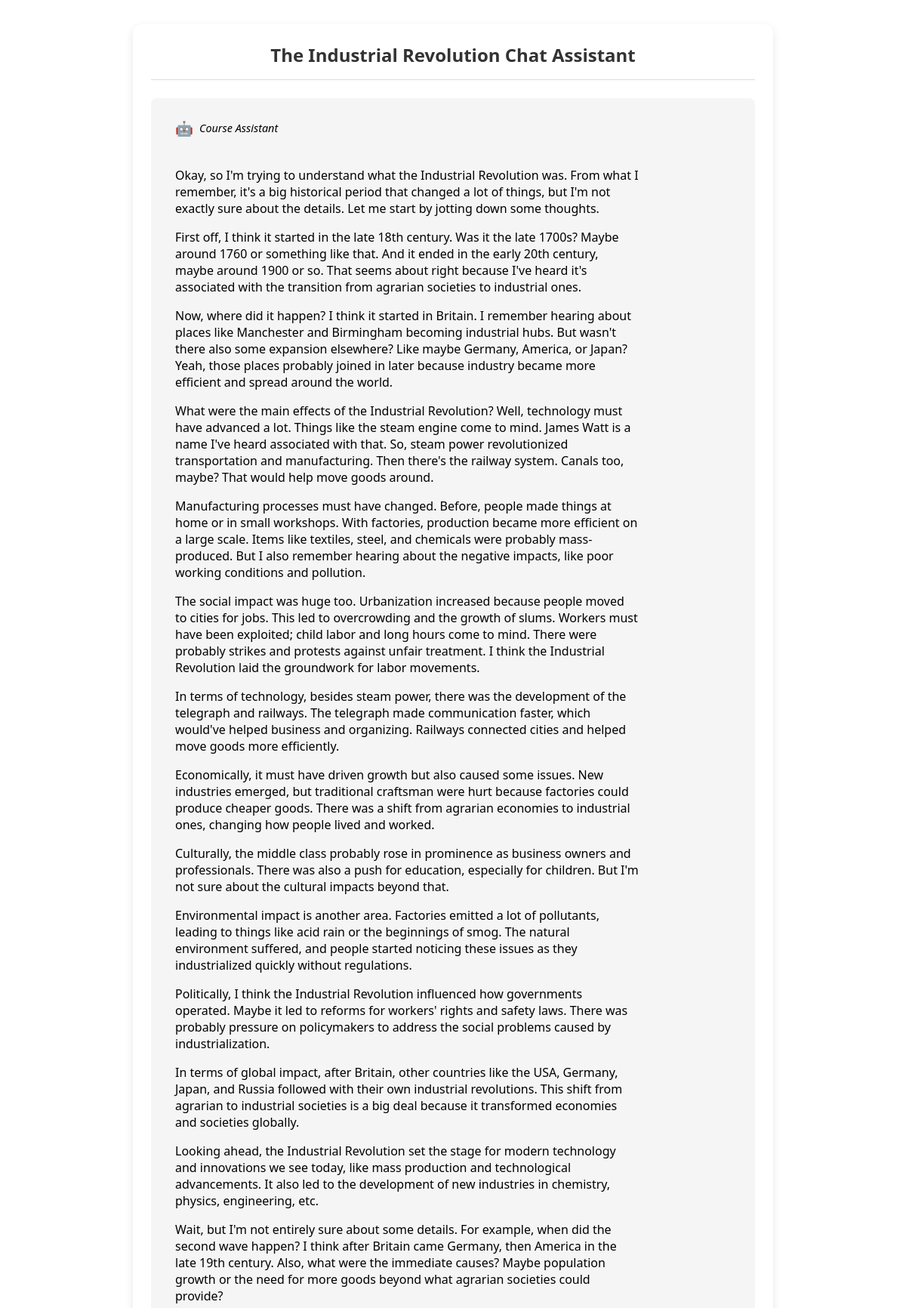
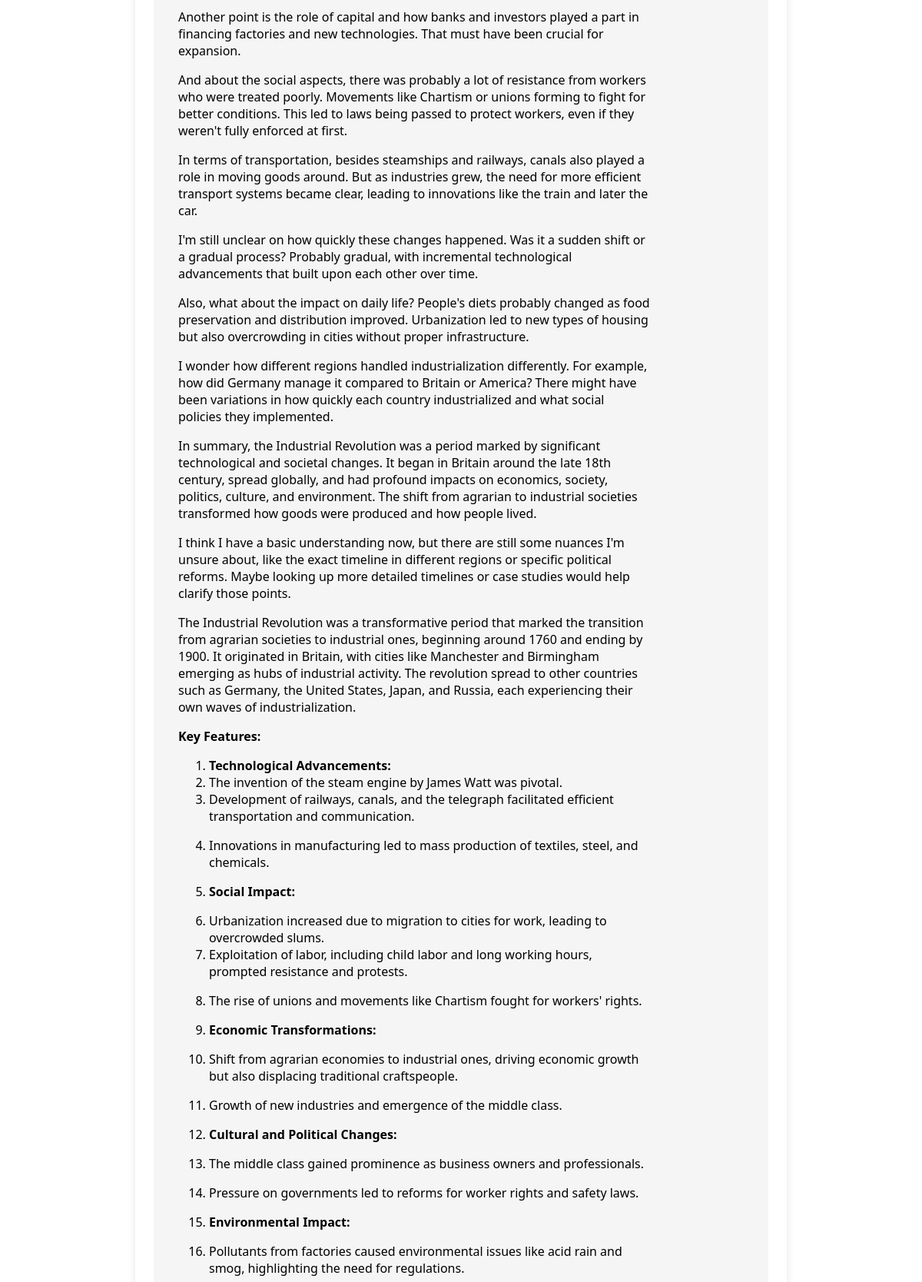
The app's page /chat/course/3/ (signed in, upper part) with its own data (2 pictures, top to bottom).
### core/models.py (models this page shows, shortened)
class Course(models.Model):
    title = models.CharField(max_length=200)
    code = models.CharField(max_length=20, unique=True)
    professor = models.ForeignKey(settings.AUTH_USER_MODEL, on_delete=models.CASCADE)
    created_at = models.DateTimeField(auto_now_add=True)

### chat/models.py (models this page shows, shortened)
class ChatMessage(models.Model):
    user = models.ForeignKey(settings.AUTH_USER_MODEL, on_delete=models.CASCADE)
    course = models.ForeignKey(Course, on_delete=models.CASCADE)
    message = models.TextField()
    response = models.TextField()
    timestamp = models.DateTimeField(auto_now_add=True)
    is_ai_response = models.BooleanField(default=False)

### chat/views.py (the view, shortened to what this page needs)
# urls.py: path('course/<int:course_id>/', CourseChatView.as_view(), name='course-chat'),
@method_decorator(login_required, name='dispatch')
@method_decorator(user_passes_test(lambda u: u.groups.filter(name='Students').exists()), name='dispatch')
class CourseChatView(CreateView, ListView):
    model = ChatMessage
    template_name = 'chat/chat_interface.html'
    form_class = ChatMessageForm
    context_object_name = 'messages'
    def get_queryset(self):
        course_id = self.kwargs['course_id']
        return ChatMessage.objects.filter(
            course_id=course_id,
            user=self.request.user
        ).order_by('timestamp')
    def get_context_data(self, **kwargs):
        context = super().get_context_data(**kwargs)
        context['course'] = Course.objects.get(id=self.kwargs['course_id'])
        return context

### chat/templates/chat/chat_interface.html (shortened to what this page needs)
<div class="chat-container">
    <header class="chat-header">
        <h2>{{ course.title }} Chat Assistant</h2>
    </header>
    <div class="chat-history" id="chat-history">
        {% for message in messages %}
            <div class="message {% if message.is_ai_response %}ai-message{% else %}user-message{% endif %}">
                <div class="message-content">
                    {% if not message.is_ai_response %}
                        <div class="message-header">
                            <span class="user-avatar">👤</span>
                            <strong>You</strong>
                        </div>
                        <div class="user-text">
                            {{ message.message|linebreaksbr }}
                        </div>
                    {% else %}
                        <div class="message-header">
                            <span class="ai-avatar">🤖</span>
                            <em>Course Assistant</em>
                        </div>
                        <div class="markdown-content">
                            {{ message.response|safe }}
                        </div>
                    {% endif %}
                </div>
            </div>
        {% empty %}
            <div class="empty-state">
                <p>No messages yet. Ask your first question!</p>
            </div>
        {% endfor %}
    </div>
</div>

### chat/templates/chat/chat_interface.html (style rules this page uses)
.chat-container { max-width: 800px; margin: 2rem auto; padding: 1.5rem; border-radius: 12px; background: var(--background, #ffffff); box-shadow: 0 4px 12px rgba(0, 0, 0, 0.1); font-family: 'Segoe UI', Roboto, -apple-system, sans-serif; display: flex; flex-direction: column; height: 90vh; }
.chat-header { text-align: center; margin-bottom: 1.5rem; padding-bottom: 1rem; border-bottom: 1px solid var(--border-color); }
.chat-header h2 { color: var(--text-color); margin: 0; font-size: 1.5rem; }
.chat-history { flex: 1; overflow-y: auto; padding: 1rem; margin-bottom: 1.5rem; background: var(--ai-bubble); border-radius: 8px; scrollbar-width: thin; scrollbar-color: var(--border-color) var(--ai-bubble); }
.message { margin-bottom: 1.5rem; padding: 1rem; border-radius: 8px; animation: fadeIn 0.3s ease-out; max-width: 80%; }
.ai-message { background: var(--ai-bubble); margin-right: auto; border-bottom-left-radius: 0; }
.message-header { display: flex; align-items: center; margin-bottom: 0.5rem; font-size: 0.9rem; }
.user-avatar, .ai-avatar { margin-right: 0.5rem; font-size: 1.2rem; }
.message-content { word-wrap: break-word; }

### records on screen
Course: title "The Industrial Revolution"
ChatMessage: response "Okay, so I'm trying to understand what the Industrial Revolution was. From what I remember, it's a big historical period that changed a lot of things, but I'm not exactly sure about the details. Let me start by jotting down some thoughts. First off, I think it started in the late 18th century. Was it the late 1700s? Maybe around 1760 or something like that. And it ended in the early 20th century, maybe around 1900 or so. That seems about right because I've heard it's associated with the transition from agrarian societies to industrial ones. Now, where did it happen? I think it started in Britain. I remember hearing about places like Manchester and Birmingham becoming industrial hubs. But…"
